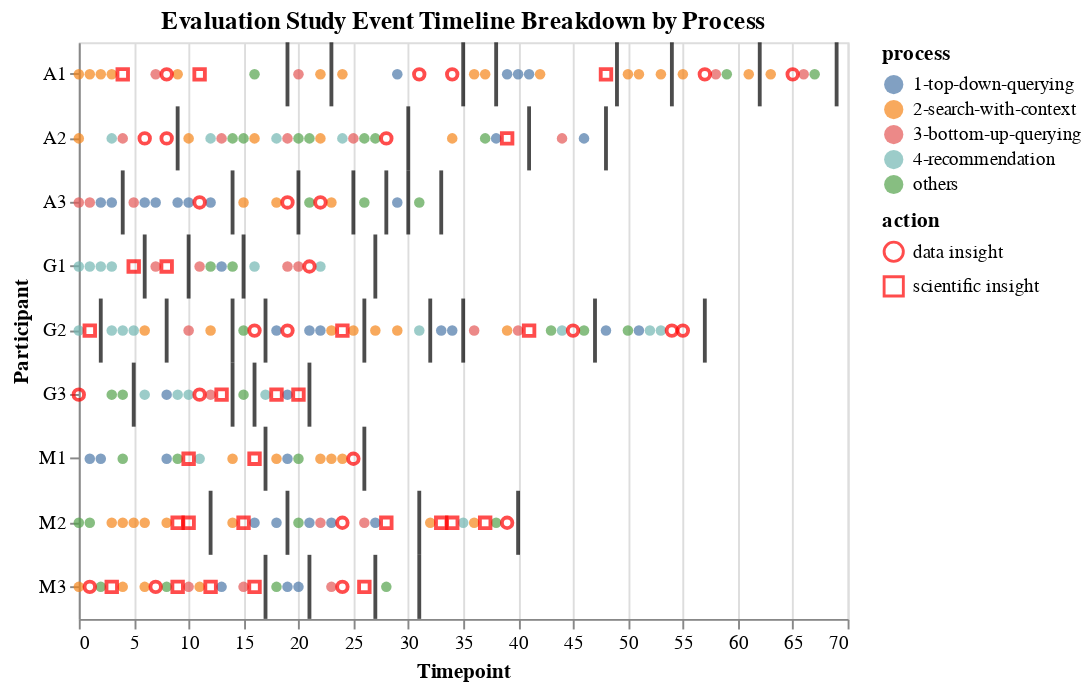

Here is the notebook cell this chart was saved with:
### Code cell
chart = process_chart+ break_chart + insight_chart
chart.title="Evaluation Study Event Timeline Breakdown by Process"
chart

### Figure 1 — Vega-Lite specification as saved in the notebook (floating-point values rounded to 4 significant figures; data arrays with more than 128 entries replaced by an {"elided": "..."} marker saying what was removed)
{"$schema": "https://vega.github.io/schema/vega-lite/v2.6.0.json", "config": {"view": {"height": 300, "width": 400}}, "datasets": {"data-75fb1ff2c86777f7e12beda95db8c463": [{"action": "BR", "t": 2, "user": "G2"}, {"action": "BR", "t": 4, "user": "A3"}, {"action": "BR", "t": 5, "user": "G3"}, {"action": "BR", "t": 6, "user": "G1"}, {"action": "BR", "t": 8, "user": "G2"}, {"action": "BR", "t": 9, "user": "A2"}, {"action": "BR", "t": 10, "user": "G1"}, {"action": "BR", "t": 12, "user": "M2"}, {"action": "BR", "t": 14, "user": "A3"}, {"action": "BR", "t": 14, "user": "G2"}, {"action": "BR", "t": 14, "user": "G3"}, {"action": "BR", "t": 15, "user": "G1"}, {"action": "BR", "t": 16, "user": "G3"}, {"action": "BR", "t": 17, "user": "G2"}, {"action": "BR", "t": 17, "user": "M1"}, {"action": "BR", "t": 17, "user": "M3"}, {"action": "BR", "t": 19, "user": "A1"}, {"action": "BR", "t": 19, "user": "M2"}, {"action": "BR", "t": 20, "user": "A3"}, {"action": "BR", "t": 21, "user": "G3"}, {"action": "BR", "t": 21, "user": "M3"}, {"action": "BR", "t": 23, "user": "A1"}, {"action": "BR", "t": 25, "user": "A3"}, {"action": "BR", "t": 26, "user": "G2"}, {"action": "BR", "t": 26, "user": "M1"}, {"action": "BR", "t": 27, "user": "G1"}, {"action": "BR", "t": 27, "user": "M3"}, {"action": "BR", "t": 28, "user": "A3"}, {"action": "BR", "t": 30, "user": "A2"}, {"action": "BR", "t": 30, "user": "A3"}, {"action": "BR", "t": 31, "user": "M2"}, {"action": "BR", "t": 31, "user": "M3"}, {"action": "BR", "t": 32, "user": "G2"}, {"action": "BR", "t": 33, "user": "A3"}, {"action": "BR", "t": 35, "user": "A1"}, {"action": "BR", "t": 35, "user": "G2"}, {"action": "BR", "t": 38, "user": "A1"}, {"action": "BR", "t": 40, "user": "M2"}, {"action": "BR", "t": 41, "user": "A2"}, {"action": "BR", "t": 47, "user": "G2"}, {"action": "BR", "t": 48, "user": "A2"}, {"action": "BR", "t": 49, "user": "A1"}, {"action": "BR", "t": 54, "user": "A1"}, {"action": "BR", "t": 57, "user": "G2"}, {"action": "BR", "t": 62, "user": "A1"}, {"action": "BR", "t": 69, "user": "A1"}], "data-d3ed3f304440df96fd5f1bcb967dc956": {"elided": "166 records"}, "data-d6eb6fc22ec397834048c53dbbee9bd6": [{"action": "data insight", "t": 0, "user": "G3"}, {"action": "scientific insight", "t": 1, "user": "G2"}, {"action": "data insight", "t": 1, "user": "M3"}, {"action": "scientific insight", "t": 3, "user": "M3"}, {"action": "scientific insight", "t": 4, "user": "A1"}, {"action": "scientific insight", "t": 5, "user": "G1"}, {"action": "data insight", "t": 6, "user": "A2"}, {"action": "data insight", "t": 7, "user": "M3"}, {"action": "data insight", "t": 8, "user": "A1"}, {"action": "data insight", "t": 8, "user": "A2"}, {"action": "scientific insight", "t": 8, "user": "G1"}, {"action": "scientific insight", "t": 9, "user": "M2"}, {"action": "scientific insight", "t": 9, "user": "M3"}, {"action": "scientific insight", "t": 10, "user": "M1"}, {"action": "scientific insight", "t": 10, "user": "M2"}, {"action": "scientific insight", "t": 11, "user": "A1"}, {"action": "data insight", "t": 11, "user": "A3"}, {"action": "data insight", "t": 11, "user": "G3"}, {"action": "scientific insight", "t": 12, "user": "M3"}, {"action": "scientific insight", "t": 13, "user": "G3"}, {"action": "scientific insight", "t": 15, "user": "M2"}, {"action": "data insight", "t": 16, "user": "G2"}, {"action": "scientific insight", "t": 16, "user": "M1"}, {"action": "scientific insight", "t": 16, "user": "M3"}, {"action": "scientific insight", "t": 18, "user": "G3"}, {"action": "data insight", "t": 19, "user": "A3"}, {"action": "data insight", "t": 19, "user": "G2"}, {"action": "scientific insight", "t": 20, "user": "G3"}, {"action": "data insight", "t": 21, "user": "G1"}, {"action": "data insight", "t": 22, "user": "A3"}, {"action": "scientific insight", "t": 24, "user": "G2"}, {"action": "data insight", "t": 24, "user": "M2"}, {"action": "data insight", "t": 24, "user": "M3"}, {"action": "data insight", "t": 25, "user": "M1"}, {"action": "scientific insight", "t": 26, "user": "M3"}, {"action": "data insight", "t": 28, "user": "A2"}, {"action": "scientific insight", "t": 28, "user": "M2"}, {"action": "data insight", "t": 31, "user": "A1"}, {"action": "scientific insight", "t": 33, "user": "M2"}, {"action": "data insight", "t": 34, "user": "A1"}, {"action": "scientific insight", "t": 34, "user": "M2"}, {"action": "scientific insight", "t": 37, "user": "M2"}, {"action": "scientific insight", "t": 39, "user": "A2"}, {"action": "data insight", "t": 39, "user": "M2"}, {"action": "scientific insight", "t": 41, "user": "G2"}, {"action": "data insight", "t": 45, "user": "G2"}, {"action": "scientific insight", "t": 48, "user": "A1"}, {"action": "data insight", "t": 54, "user": "G2"}, {"action": "data insight", "t": 55, "user": "G2"}, {"action": "data insight", "t": 57, "user": "A1"}, {"action": "data insight", "t": 65, "user": "A1"}]}, "layer": [{"data": {"name": "data-d3ed3f304440df96fd5f1bcb967dc956"}, "encoding": {"color": {"field": "process", "type": "nominal"}, "x": {"field": "t", "type": "quantitative"}, "y": {"field": "user", "type": "nominal"}}, "mark": "circle"}, {"data": {"name": "data-75fb1ff2c86777f7e12beda95db8c463"}, "encoding": {"x": {"field": "t", "type": "quantitative"}, "y": {"field": "user", "type": "nominal"}}, "mark": {"color": "black", "thickness": 2, "type": "tick"}}, {"data": {"name": "data-d6eb6fc22ec397834048c53dbbee9bd6"}, "encoding": {"shape": {"field": "action", "type": "nominal"}, "x": {"field": "t", "title": "Timepoint", "type": "quantitative"}, "y": {"field": "user", "title": "Participant", "type": "nominal"}}, "mark": {"color": "red", "shape": "diamond", "type": "point"}}], "title": "Evaluation Study Event Timeline Breakdown by Process"}
